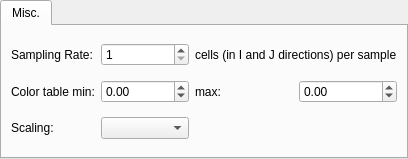
<?xml version="1.0" encoding="UTF-8"?>
<ui version="4.0">
 <class>V3DCfgWidForAttributeInMapCartesianGrid</class>
 <widget class="QWidget" name="V3DCfgWidForAttributeInMapCartesianGrid">
  <property name="geometry">
   <rect>
    <x>0</x>
    <y>0</y>
    <width>395</width>
    <height>159</height>
   </rect>
  </property>
  <property name="windowTitle">
   <string>Form</string>
  </property>
  <layout class="QVBoxLayout" name="verticalLayout">
   <property name="spacing">
    <number>0</number>
   </property>
   <property name="leftMargin">
    <number>0</number>
   </property>
   <property name="topMargin">
    <number>0</number>
   </property>
   <property name="rightMargin">
    <number>0</number>
   </property>
   <property name="bottomMargin">
    <number>0</number>
   </property>
   <item>
    <widget class="QTabWidget" name="tabWidget">
     <widget class="QWidget" name="tab">
      <attribute name="title">
       <string>Misc.</string>
      </attribute>
      <layout class="QGridLayout" name="gridLayout">
       <item row="1" column="0">
        <widget class="QLabel" name="label_3">
         <property name="text">
          <string>Color table min:</string>
         </property>
        </widget>
       </item>
       <item row="0" column="4">
        <widget class="QLabel" name="label_2">
         <property name="text">
          <string>cells (in I and J directions) per sample</string>
         </property>
        </widget>
       </item>
       <item row="1" column="1">
        <widget class="QDoubleSpinBox" name="spinColorMin">
         <property name="minimum">
          <double>-1000000000.000000000000000</double>
         </property>
         <property name="maximum">
          <double>1000000000.000000000000000</double>
         </property>
        </widget>
       </item>
       <item row="0" column="0">
        <widget class="QLabel" name="label">
         <property name="text">
          <string>Sampling Rate:</string>
         </property>
        </widget>
       </item>
       <item row="0" column="1">
        <widget class="QSpinBox" name="spinSamplingRate">
         <property name="suffix">
          <string/>
         </property>
         <property name="prefix">
          <string/>
         </property>
         <property name="minimum">
          <number>1</number>
         </property>
         <property name="maximum">
          <number>30</number>
         </property>
        </widget>
       </item>
       <item row="1" column="4">
        <layout class="QHBoxLayout" name="horizontalLayout">
         <item>
          <widget class="QLabel" name="label_4">
           <property name="text">
            <string>max:</string>
           </property>
          </widget>
         </item>
         <item>
          <widget class="QDoubleSpinBox" name="spinColorMax">
           <property name="minimum">
            <double>-1000000000.000000000000000</double>
           </property>
           <property name="maximum">
            <double>1000000000.000000000000000</double>
           </property>
          </widget>
         </item>
        </layout>
       </item>
       <item row="2" column="0">
        <widget class="QLabel" name="label_5">
         <property name="text">
          <string>Scaling:</string>
         </property>
        </widget>
       </item>
       <item row="2" column="1">
        <widget class="QComboBox" name="cmbScaling"/>
       </item>
      </layout>
     </widget>
    </widget>
   </item>
  </layout>
 </widget>
 <resources/>
 <connections>
  <connection>
   <sender>spinSamplingRate</sender>
   <signal>valueChanged(int)</signal>
   <receiver>V3DCfgWidForAttributeInMapCartesianGrid</receiver>
   <slot>onUserMadeChanges()</slot>
   <hints>
    <hint type="sourcelabel">
     <x>196</x>
     <y>60</y>
    </hint>
    <hint type="destinationlabel">
     <x>189</x>
     <y>79</y>
    </hint>
   </hints>
  </connection>
  <connection>
   <sender>spinColorMin</sender>
   <signal>valueChanged(double)</signal>
   <receiver>V3DCfgWidForAttributeInMapCartesianGrid</receiver>
   <slot>onUserMadeChanges()</slot>
   <hints>
    <hint type="sourcelabel">
     <x>193</x>
     <y>97</y>
    </hint>
    <hint type="destinationlabel">
     <x>189</x>
     <y>79</y>
    </hint>
   </hints>
  </connection>
  <connection>
   <sender>spinColorMax</sender>
   <signal>valueChanged(double)</signal>
   <receiver>V3DCfgWidForAttributeInMapCartesianGrid</receiver>
   <slot>onUserMadeChanges()</slot>
   <hints>
    <hint type="sourcelabel">
     <x>380</x>
     <y>97</y>
    </hint>
    <hint type="destinationlabel">
     <x>189</x>
     <y>79</y>
    </hint>
   </hints>
  </connection>
  <connection>
   <sender>cmbScaling</sender>
   <signal>currentIndexChanged(int)</signal>
   <receiver>V3DCfgWidForAttributeInMapCartesianGrid</receiver>
   <slot>onUserMadeChanges()</slot>
   <hints>
    <hint type="sourcelabel">
     <x>164</x>
     <y>126</y>
    </hint>
    <hint type="destinationlabel">
     <x>396</x>
     <y>127</y>
    </hint>
   </hints>
  </connection>
 </connections>
 <slots>
  <slot>onUserMadeChanges()</slot>
 </slots>
</ui>
